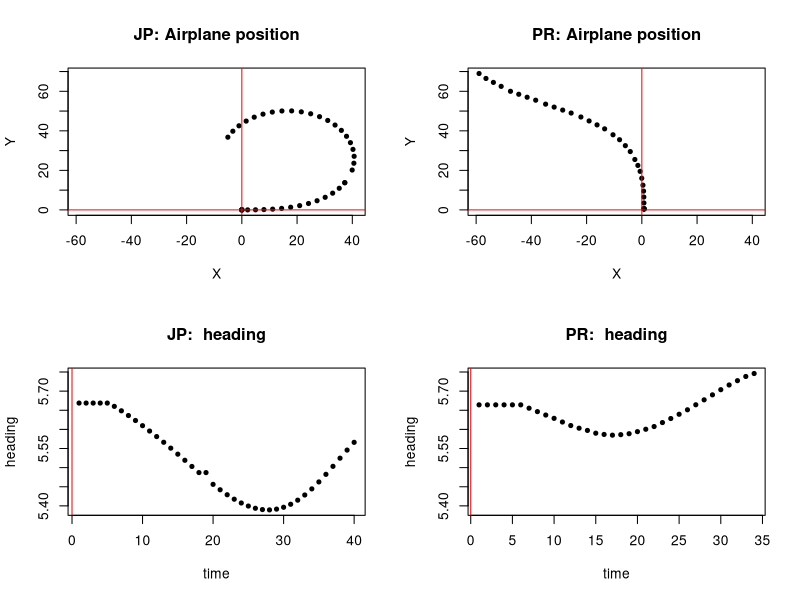
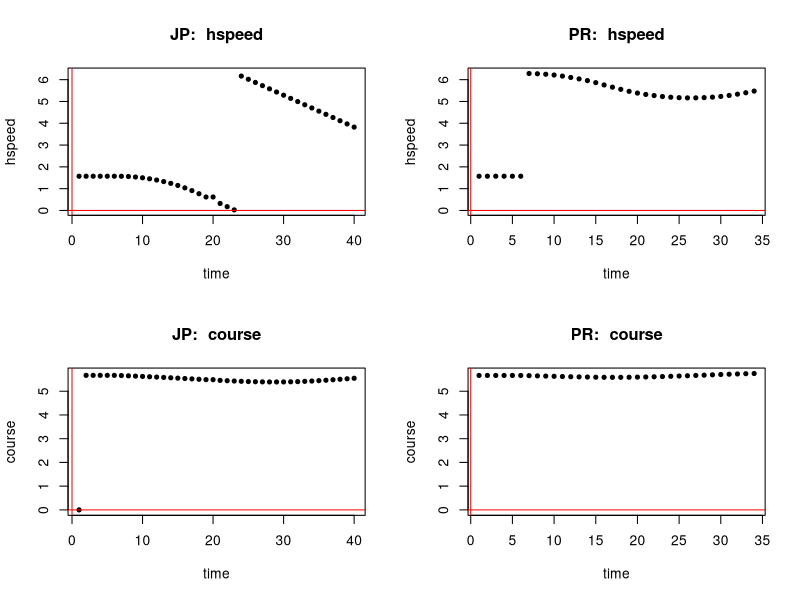
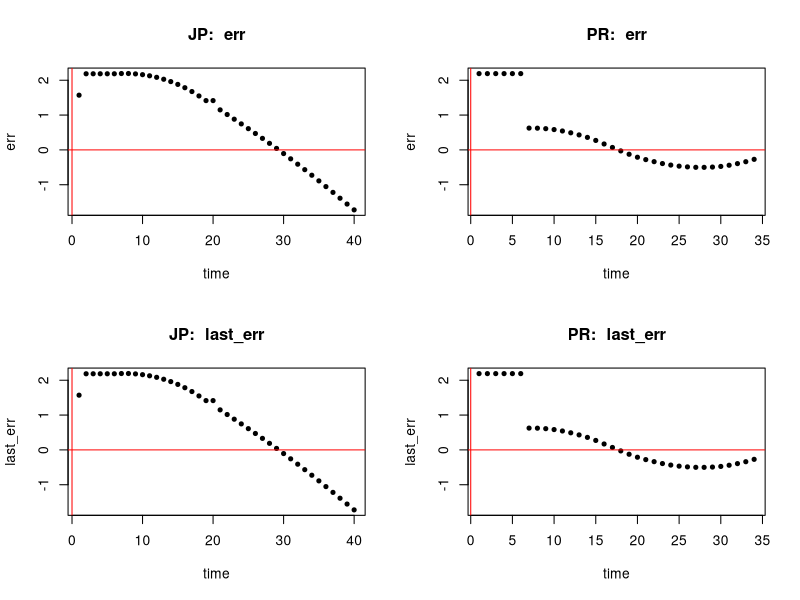
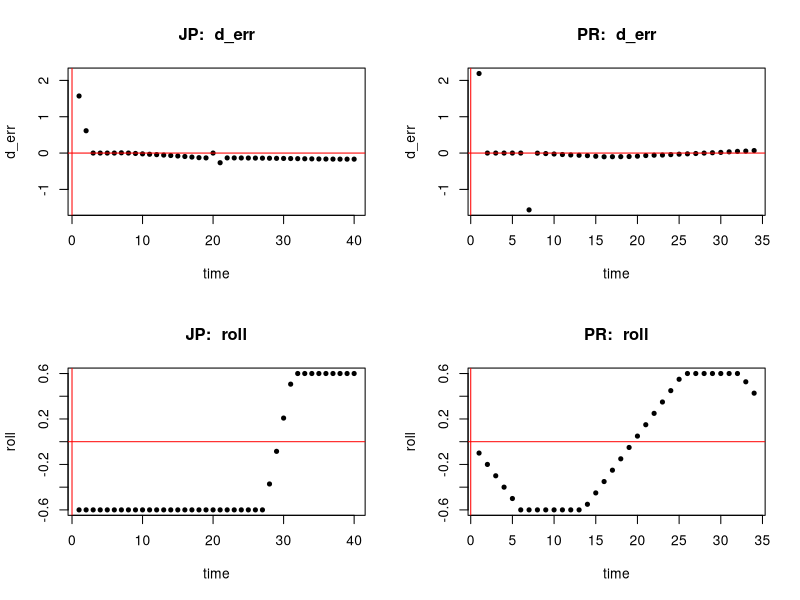
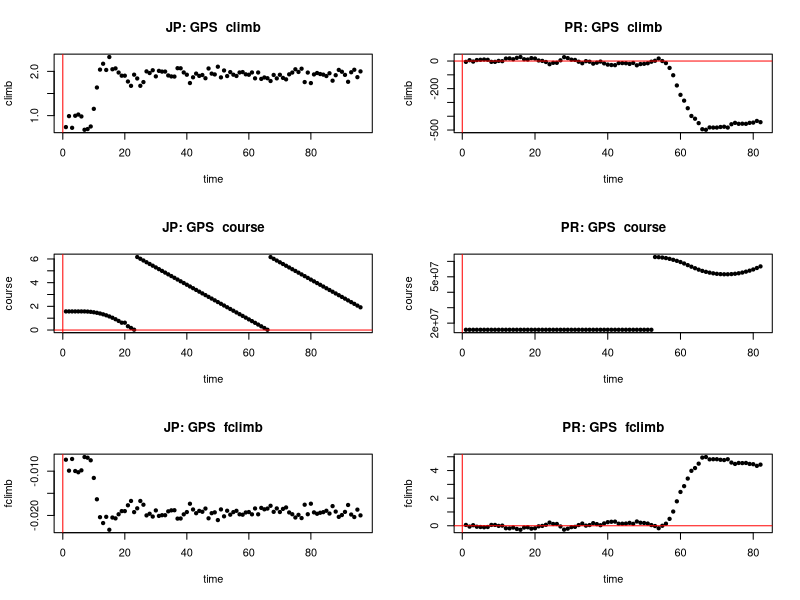
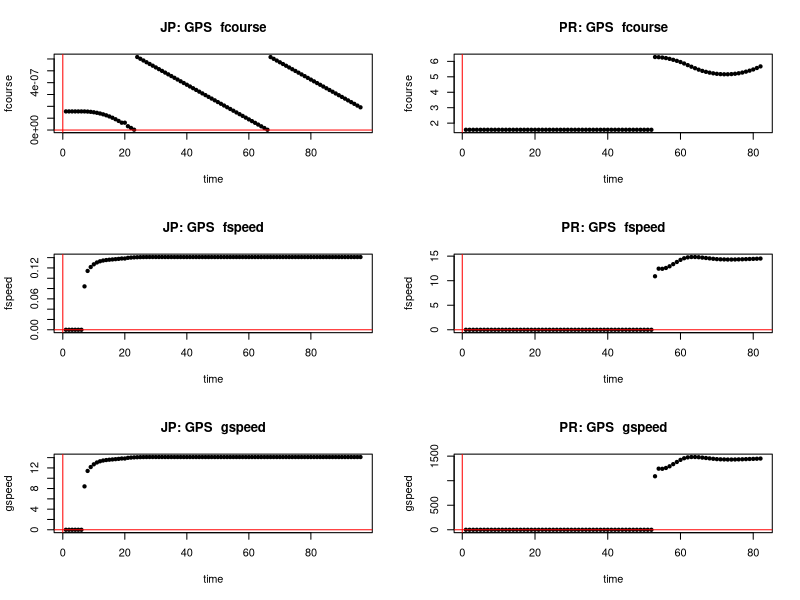

The R script that drew these images, in order:
jp_pos <- read.table("log/jp_pos.csv", header=TRUE, sep=",")
jp_gps <- read.table("log/jp_gps.csv", header=TRUE, sep=",")
jp_telemetry <- read.table("log/jp_telemetry.csv", header=TRUE, sep=",")

pr_pos <- read.table("log/pr_pos.csv", header=TRUE, sep=",")
pr_gps <- read.table("log/pr_gps.csv", header=TRUE, sep=",")
pr_telemetry <- read.table("log/pr_telemetry.csv", header=TRUE, sep=",")
pr_telemetry <- na.omit(pr_telemetry)

# number of pictures per page
par(mfrow=c(2,2),pch=20)

xlimits <- c(min(jp_pos$X, pr_pos$X), max(jp_pos$X, pr_pos$X))
ylimits <- c(min(jp_pos$Y, pr_pos$Y), max(jp_pos$Y, pr_pos$Y))
plot(jp_pos, main="JP: Airplane position", xlim=xlimits, ylim=ylimits)
abline(h=0,v=0, col="red")
plot(pr_pos, main="PR: Airplane position", xlim=xlimits, ylim=ylimits)
abline(h=0,v=0, col="red")

# telemetry
for(i in 1:length(jp_telemetry)) {
    ylimits <- c(min(jp_telemetry[i], pr_telemetry[i]), max(jp_telemetry[i], pr_telemetry[i]))
    print(ylimits)
    heading <- paste("JP: ", names(jp_telemetry[i]))
    plot(jp_telemetry[[i]],main=heading, xlab="time",ylab=names(jp_telemetry[i]),ylim=ylimits);
    abline(h=0,v=0, col="red")

    heading <- paste("PR: ", names(pr_telemetry[i]))
    plot(pr_telemetry[[i]],main=heading, xlab="time",ylab=names(pr_telemetry[i]),ylim=ylimits);
    abline(h=0,v=0, col="red")
}

# gps - put all the data on one page
ydim <- length(jp_gps)/2
par(mfrow=c(ydim,2))
for(i in 1:length(jp_gps)) {
    heading <- paste("JP: GPS ", names(jp_gps[i]))
    plot(jp_gps[[i]],main=heading, xlab="time",ylab=names(jp_gps[i]));
    abline(h=0,v=0, col="red")

    heading <- paste("PR: GPS ", names(pr_gps[i]))
    plot(pr_gps[[i]],main=heading, xlab="time",ylab=names(pr_gps[i]));
    abline(h=0,v=0, col="red")
}
